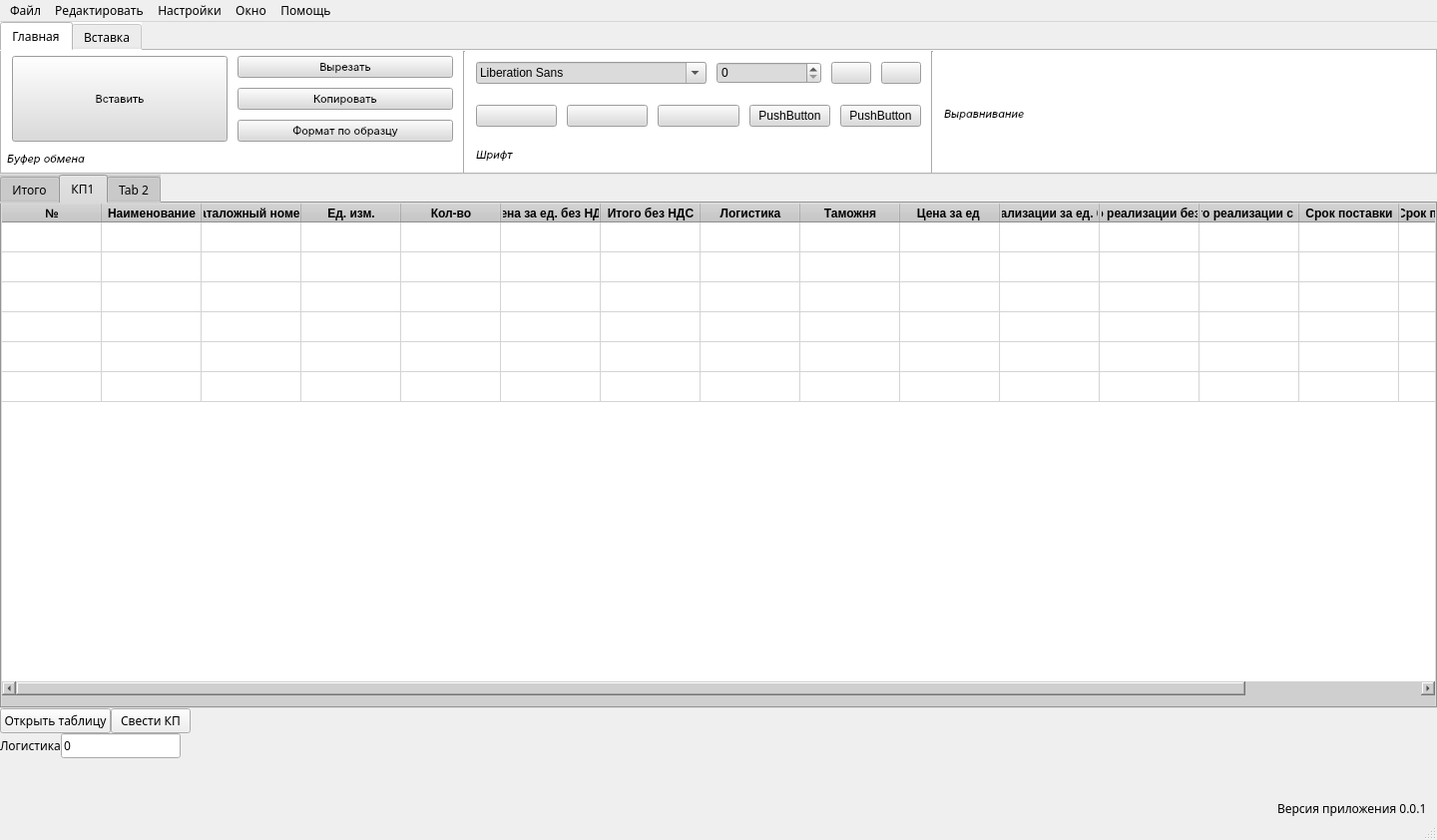
<?xml version="1.0" encoding="UTF-8"?>
<ui version="4.0">
 <class>MainWindow</class>
 <widget class="QMainWindow" name="MainWindow">
  <property name="geometry">
   <rect>
    <x>0</x>
    <y>0</y>
    <width>1440</width>
    <height>842</height>
   </rect>
  </property>
  <property name="sizePolicy">
   <sizepolicy hsizetype="Expanding" vsizetype="Expanding">
    <horstretch>0</horstretch>
    <verstretch>0</verstretch>
   </sizepolicy>
  </property>
  <property name="font">
   <font>
    <family>Gadugi</family>
   </font>
  </property>
  <property name="windowTitle">
   <string>Автоматизация подготовки коммерческих предложений</string>
  </property>
  <property name="autoFillBackground">
   <bool>true</bool>
  </property>
  <property name="styleSheet">
   <string notr="true"/>
  </property>
  <widget class="QWidget" name="centralwidget">
   <property name="sizePolicy">
    <sizepolicy hsizetype="Expanding" vsizetype="Expanding">
     <horstretch>0</horstretch>
     <verstretch>0</verstretch>
    </sizepolicy>
   </property>
   <layout class="QVBoxLayout" name="verticalLayout">
    <property name="spacing">
     <number>0</number>
    </property>
    <property name="leftMargin">
     <number>0</number>
    </property>
    <property name="topMargin">
     <number>0</number>
    </property>
    <property name="rightMargin">
     <number>0</number>
    </property>
    <property name="bottomMargin">
     <number>0</number>
    </property>
    <item>
     <layout class="QHBoxLayout" name="horizontalLayout_3">
      <property name="topMargin">
       <number>0</number>
      </property>
     </layout>
    </item>
    <item>
     <widget class="QTabWidget" name="EditMenu_2">
      <property name="sizePolicy">
       <sizepolicy hsizetype="Expanding" vsizetype="Minimum">
        <horstretch>0</horstretch>
        <verstretch>0</verstretch>
       </sizepolicy>
      </property>
      <property name="minimumSize">
       <size>
        <width>1440</width>
        <height>117</height>
       </size>
      </property>
      <property name="styleSheet">
       <string notr="true">background-color: #ffffff;


</string>
      </property>
      <property name="currentIndex">
       <number>0</number>
      </property>
      <widget class="QWidget" name="MainTab">
       <property name="sizePolicy">
        <sizepolicy hsizetype="Preferred" vsizetype="Maximum">
         <horstretch>0</horstretch>
         <verstretch>0</verstretch>
        </sizepolicy>
       </property>
       <property name="minimumSize">
        <size>
         <width>0</width>
         <height>0</height>
        </size>
       </property>
       <attribute name="title">
        <string>Главная</string>
       </attribute>
       <layout class="QHBoxLayout" name="horizontalLayout_4">
        <property name="spacing">
         <number>10</number>
        </property>
        <property name="leftMargin">
         <number>5</number>
        </property>
        <property name="topMargin">
         <number>0</number>
        </property>
        <property name="rightMargin">
         <number>5</number>
        </property>
        <property name="bottomMargin">
         <number>0</number>
        </property>
        <item>
         <layout class="QVBoxLayout" name="VLayoutBuffer">
          <property name="bottomMargin">
           <number>5</number>
          </property>
          <item>
           <layout class="QHBoxLayout" name="horizontalLayout_5">
            <property name="leftMargin">
             <number>5</number>
            </property>
            <property name="topMargin">
             <number>5</number>
            </property>
            <item>
             <widget class="QPushButton" name="pushButton_2">
              <property name="enabled">
               <bool>true</bool>
              </property>
              <property name="sizePolicy">
               <sizepolicy hsizetype="Preferred" vsizetype="Minimum">
                <horstretch>0</horstretch>
                <verstretch>0</verstretch>
               </sizepolicy>
              </property>
              <property name="font">
               <font>
                <family>SF Pro Text</family>
                <pointsize>8</pointsize>
               </font>
              </property>
              <property name="styleSheet">
               <string notr="true">background-color: #dbdbdb;</string>
              </property>
              <property name="text">
               <string>Вставить</string>
              </property>
              <property name="icon">
               <iconset theme="QIcon::ThemeIcon::EditPaste">
                <normaloff>.</normaloff>.</iconset>
              </property>
              <property name="flat">
               <bool>false</bool>
              </property>
             </widget>
            </item>
            <item>
             <layout class="QVBoxLayout" name="verticalLayout_7">
              <item>
               <widget class="QPushButton" name="pushButton_5">
                <property name="sizePolicy">
                 <sizepolicy hsizetype="Minimum" vsizetype="Fixed">
                  <horstretch>0</horstretch>
                  <verstretch>0</verstretch>
                 </sizepolicy>
                </property>
                <property name="font">
                 <font>
                  <family>SF Pro Text</family>
                  <pointsize>8</pointsize>
                 </font>
                </property>
                <property name="styleSheet">
                 <string notr="true">background-color: #dbdbdb;</string>
                </property>
                <property name="text">
                 <string>Вырезать</string>
                </property>
                <property name="icon">
                 <iconset theme="QIcon::ThemeIcon::EditCut">
                  <normaloff>.</normaloff>.</iconset>
                </property>
               </widget>
              </item>
              <item>
               <widget class="QPushButton" name="pushButton_4">
                <property name="sizePolicy">
                 <sizepolicy hsizetype="Minimum" vsizetype="Fixed">
                  <horstretch>0</horstretch>
                  <verstretch>0</verstretch>
                 </sizepolicy>
                </property>
                <property name="font">
                 <font>
                  <family>SF Pro Text</family>
                  <pointsize>8</pointsize>
                 </font>
                </property>
                <property name="styleSheet">
                 <string notr="true">background-color: #dbdbdb;</string>
                </property>
                <property name="text">
                 <string>Копировать</string>
                </property>
                <property name="icon">
                 <iconset theme="QIcon::ThemeIcon::EditCopy">
                  <normaloff>.</normaloff>.</iconset>
                </property>
               </widget>
              </item>
              <item>
               <widget class="QPushButton" name="pushButton_3">
                <property name="sizePolicy">
                 <sizepolicy hsizetype="Minimum" vsizetype="Fixed">
                  <horstretch>0</horstretch>
                  <verstretch>0</verstretch>
                 </sizepolicy>
                </property>
                <property name="font">
                 <font>
                  <family>SF Pro Text</family>
                  <pointsize>8</pointsize>
                 </font>
                </property>
                <property name="styleSheet">
                 <string notr="true">background-color: #dbdbdb;</string>
                </property>
                <property name="text">
                 <string>Формат по образцу</string>
                </property>
               </widget>
              </item>
             </layout>
            </item>
           </layout>
          </item>
          <item>
           <widget class="QLabel" name="label">
            <property name="sizePolicy">
             <sizepolicy hsizetype="Preferred" vsizetype="Fixed">
              <horstretch>0</horstretch>
              <verstretch>0</verstretch>
             </sizepolicy>
            </property>
            <property name="font">
             <font>
              <family>SF Pro Text</family>
              <pointsize>8</pointsize>
              <weight>50</weight>
              <italic>true</italic>
              <bold>false</bold>
              <stylestrategy>PreferAntialias</stylestrategy>
             </font>
            </property>
            <property name="text">
             <string>Буфер обмена</string>
            </property>
            <property name="scaledContents">
             <bool>false</bool>
            </property>
           </widget>
          </item>
         </layout>
        </item>
        <item>
         <widget class="Line" name="line">
          <property name="sizePolicy">
           <sizepolicy hsizetype="Fixed" vsizetype="Minimum">
            <horstretch>0</horstretch>
            <verstretch>0</verstretch>
           </sizepolicy>
          </property>
          <property name="orientation">
           <enum>Qt::Vertical</enum>
          </property>
         </widget>
        </item>
        <item>
         <layout class="QVBoxLayout" name="verticalLayout_6">
          <property name="sizeConstraint">
           <enum>QLayout::SetDefaultConstraint</enum>
          </property>
          <item>
           <layout class="QVBoxLayout" name="verticalLayout_8">
            <property name="sizeConstraint">
             <enum>QLayout::SetDefaultConstraint</enum>
            </property>
            <item>
             <layout class="QHBoxLayout" name="horizontalLayout_6">
              <property name="sizeConstraint">
               <enum>QLayout::SetDefaultConstraint</enum>
              </property>
              <item>
               <widget class="QFontComboBox" name="fontComboBox">
                <property name="styleSheet">
                 <string notr="true">background-color: #dbdbdb;</string>
                </property>
               </widget>
              </item>
              <item>
               <widget class="QSpinBox" name="spinBox">
                <property name="styleSheet">
                 <string notr="true">background-color: #dbdbdb;</string>
                </property>
               </widget>
              </item>
              <item>
               <widget class="QPushButton" name="pushButton_6">
                <property name="sizePolicy">
                 <sizepolicy hsizetype="Fixed" vsizetype="Fixed">
                  <horstretch>0</horstretch>
                  <verstretch>0</verstretch>
                 </sizepolicy>
                </property>
                <property name="styleSheet">
                 <string notr="true">background-color: #dbdbdb;</string>
                </property>
                <property name="text">
                 <string/>
                </property>
                <property name="icon">
                 <iconset theme="QIcon::ThemeIcon::ListAdd">
                  <normaloff>.</normaloff>.</iconset>
                </property>
               </widget>
              </item>
              <item>
               <widget class="QPushButton" name="pushButton_7">
                <property name="sizePolicy">
                 <sizepolicy hsizetype="Fixed" vsizetype="Fixed">
                  <horstretch>0</horstretch>
                  <verstretch>0</verstretch>
                 </sizepolicy>
                </property>
                <property name="styleSheet">
                 <string notr="true">background-color: #dbdbdb;</string>
                </property>
                <property name="text">
                 <string/>
                </property>
                <property name="icon">
                 <iconset theme="QIcon::ThemeIcon::ListRemove">
                  <normaloff>.</normaloff>.</iconset>
                </property>
               </widget>
              </item>
             </layout>
            </item>
           </layout>
          </item>
          <item>
           <layout class="QHBoxLayout" name="horizontalLayout_7">
            <property name="sizeConstraint">
             <enum>QLayout::SetDefaultConstraint</enum>
            </property>
            <item>
             <widget class="QPushButton" name="pushButton_10">
              <property name="styleSheet">
               <string notr="true">background-color: #dbdbdb;</string>
              </property>
              <property name="text">
               <string/>
              </property>
              <property name="icon">
               <iconset theme="QIcon::ThemeIcon::FormatTextBold">
                <normaloff>.</normaloff>.</iconset>
              </property>
             </widget>
            </item>
            <item>
             <widget class="QPushButton" name="pushButton_9">
              <property name="styleSheet">
               <string notr="true">background-color: #dbdbdb;</string>
              </property>
              <property name="text">
               <string/>
              </property>
              <property name="icon">
               <iconset theme="QIcon::ThemeIcon::FormatTextItalic">
                <normaloff>.</normaloff>.</iconset>
              </property>
             </widget>
            </item>
            <item>
             <widget class="QPushButton" name="pushButton_11">
              <property name="styleSheet">
               <string notr="true">background-color: #dbdbdb;</string>
              </property>
              <property name="text">
               <string/>
              </property>
              <property name="icon">
               <iconset theme="QIcon::ThemeIcon::FormatTextUnderline">
                <normaloff>.</normaloff>.</iconset>
              </property>
             </widget>
            </item>
            <item>
             <widget class="QPushButton" name="pushButton_12">
              <property name="styleSheet">
               <string notr="true">background-color: #dbdbdb;</string>
              </property>
              <property name="text">
               <string>PushButton</string>
              </property>
             </widget>
            </item>
            <item>
             <widget class="QPushButton" name="pushButton_8">
              <property name="styleSheet">
               <string notr="true">background-color: #dbdbdb;</string>
              </property>
              <property name="text">
               <string>PushButton</string>
              </property>
             </widget>
            </item>
           </layout>
          </item>
          <item>
           <widget class="QLabel" name="label_3">
            <property name="sizePolicy">
             <sizepolicy hsizetype="Preferred" vsizetype="Maximum">
              <horstretch>0</horstretch>
              <verstretch>0</verstretch>
             </sizepolicy>
            </property>
            <property name="font">
             <font>
              <family>SF Pro Text</family>
              <pointsize>8</pointsize>
              <italic>true</italic>
             </font>
            </property>
            <property name="text">
             <string>Шрифт</string>
            </property>
           </widget>
          </item>
         </layout>
        </item>
        <item>
         <widget class="Line" name="line_2">
          <property name="orientation">
           <enum>Qt::Vertical</enum>
          </property>
         </widget>
        </item>
        <item>
         <layout class="QVBoxLayout" name="verticalLayout_9">
          <property name="spacing">
           <number>0</number>
          </property>
          <property name="sizeConstraint">
           <enum>QLayout::SetDefaultConstraint</enum>
          </property>
          <item>
           <layout class="QVBoxLayout" name="verticalLayout_11">
            <item>
             <layout class="QHBoxLayout" name="horizontalLayout_13"/>
            </item>
            <item>
             <layout class="QHBoxLayout" name="horizontalLayout_9">
              <property name="bottomMargin">
               <number>4</number>
              </property>
             </layout>
            </item>
           </layout>
          </item>
          <item>
           <widget class="QLabel" name="label_4">
            <property name="sizePolicy">
             <sizepolicy hsizetype="Preferred" vsizetype="Minimum">
              <horstretch>0</horstretch>
              <verstretch>0</verstretch>
             </sizepolicy>
            </property>
            <property name="font">
             <font>
              <family>SF Pro Text</family>
              <pointsize>8</pointsize>
              <italic>true</italic>
             </font>
            </property>
            <property name="text">
             <string>Выравнивание</string>
            </property>
           </widget>
          </item>
         </layout>
        </item>
        <item>
         <layout class="QVBoxLayout" name="verticalLayout_5">
          <property name="sizeConstraint">
           <enum>QLayout::SetDefaultConstraint</enum>
          </property>
         </layout>
        </item>
        <item>
         <layout class="QVBoxLayout" name="verticalLayout_10">
          <property name="sizeConstraint">
           <enum>QLayout::SetDefaultConstraint</enum>
          </property>
         </layout>
        </item>
        <item>
         <spacer name="horizontalSpacer_3">
          <property name="orientation">
           <enum>Qt::Vertical</enum>
          </property>
          <property name="sizeHint" stdset="0">
           <size>
            <width>40</width>
            <height>20</height>
           </size>
          </property>
         </spacer>
        </item>
       </layout>
      </widget>
      <widget class="QWidget" name="tab_5">
       <attribute name="title">
        <string>Вставка</string>
       </attribute>
      </widget>
     </widget>
    </item>
    <item>
     <widget class="QTabWidget" name="tabWidget">
      <property name="sizePolicy">
       <sizepolicy hsizetype="Expanding" vsizetype="Expanding">
        <horstretch>0</horstretch>
        <verstretch>0</verstretch>
       </sizepolicy>
      </property>
      <property name="styleSheet">
       <string notr="true">background-color: #cfcfcf;</string>
      </property>
      <property name="currentIndex">
       <number>1</number>
      </property>
      <widget class="QWidget" name="tab_3">
       <attribute name="title">
        <string>Итого</string>
       </attribute>
       <layout class="QVBoxLayout" name="verticalLayout_4">
        <item>
         <widget class="QTableWidget" name="tableWidget_3"/>
        </item>
       </layout>
      </widget>
      <widget class="QWidget" name="tab">
       <property name="sizePolicy">
        <sizepolicy hsizetype="Preferred" vsizetype="Minimum">
         <horstretch>0</horstretch>
         <verstretch>0</verstretch>
        </sizepolicy>
       </property>
       <property name="maximumSize">
        <size>
         <width>16777215</width>
         <height>493</height>
        </size>
       </property>
       <attribute name="title">
        <string>КП1</string>
       </attribute>
       <layout class="QVBoxLayout" name="verticalLayout_2">
        <property name="spacing">
         <number>0</number>
        </property>
        <property name="leftMargin">
         <number>0</number>
        </property>
        <property name="topMargin">
         <number>0</number>
        </property>
        <property name="rightMargin">
         <number>0</number>
        </property>
        <property name="bottomMargin">
         <number>0</number>
        </property>
        <item>
         <widget class="QTableWidget" name="KpTable">
          <property name="sizePolicy">
           <sizepolicy hsizetype="Preferred" vsizetype="Preferred">
            <horstretch>0</horstretch>
            <verstretch>0</verstretch>
           </sizepolicy>
          </property>
          <property name="styleSheet">
           <string notr="true">QTableWidget{
background-color: white;
}
QHeaderView::section {
    background-color: #c9c9c9;
    color: black;
    font-weight: bold;
}
QHeaderView::section:checked {
    background-color: #495057;
}

QHeaderView::section:hover {
    background-color: #495057;
}
QTableWidget::item:nth-child(even) {
    background-color: #f8f9fa;
}

QTableWidget::item:nth-child(odd) {
    background-color: white;
}
QTableWidget::item:hover {
    background-color: #e3f2fd;
}
QTableWidget::item:selected {
    background-color: #007bff;
    color: black;
}</string>
          </property>
          <property name="frameShape">
           <enum>QFrame::NoFrame</enum>
          </property>
          <property name="sizeAdjustPolicy">
           <enum>QAbstractScrollArea::AdjustIgnored</enum>
          </property>
          <property name="tabKeyNavigation">
           <bool>true</bool>
          </property>
          <property name="showDropIndicator" stdset="0">
           <bool>true</bool>
          </property>
          <property name="showGrid">
           <bool>true</bool>
          </property>
          <property name="gridStyle">
           <enum>Qt::SolidLine</enum>
          </property>
          <property name="sortingEnabled">
           <bool>false</bool>
          </property>
          <attribute name="horizontalHeaderVisible">
           <bool>true</bool>
          </attribute>
          <attribute name="horizontalHeaderCascadingSectionResizes">
           <bool>false</bool>
          </attribute>
          <attribute name="horizontalHeaderHighlightSections">
           <bool>true</bool>
          </attribute>
          <attribute name="verticalHeaderVisible">
           <bool>false</bool>
          </attribute>
          <row>
           <property name="text">
            <string/>
           </property>
          </row>
          <row>
           <property name="text">
            <string/>
           </property>
          </row>
          <row>
           <property name="text">
            <string/>
           </property>
          </row>
          <row>
           <property name="text">
            <string/>
           </property>
          </row>
          <row>
           <property name="text">
            <string/>
           </property>
          </row>
          <row>
           <property name="text">
            <string/>
           </property>
          </row>
          <column>
           <property name="text">
            <string>№</string>
           </property>
          </column>
          <column>
           <property name="text">
            <string>Наименование</string>
           </property>
           <property name="font">
            <font>
             <family>SF Pro Text</family>
             <weight>50</weight>
             <bold>false</bold>
            </font>
           </property>
          </column>
          <column>
           <property name="text">
            <string>Каталожный номер </string>
           </property>
           <property name="font">
            <font>
             <family>SF Pro Text</family>
             <weight>50</weight>
             <bold>false</bold>
            </font>
           </property>
          </column>
          <column>
           <property name="text">
            <string>Ед. изм.</string>
           </property>
           <property name="font">
            <font>
             <family>SF Pro Text</family>
             <pointsize>8</pointsize>
            </font>
           </property>
          </column>
          <column>
           <property name="text">
            <string>Кол-во</string>
           </property>
           <property name="font">
            <font>
             <family>SF Pro Text</family>
             <pointsize>8</pointsize>
            </font>
           </property>
          </column>
          <column>
           <property name="text">
            <string>Цена за ед. без НДС</string>
           </property>
          </column>
          <column>
           <property name="text">
            <string>Итого без НДС</string>
           </property>
          </column>
          <column>
           <property name="text">
            <string>Логистика</string>
           </property>
          </column>
          <column>
           <property name="text">
            <string>Таможня</string>
           </property>
          </column>
          <column>
           <property name="text">
            <string>Цена за ед </string>
           </property>
          </column>
          <column>
           <property name="text">
            <string>Цена реализации за ед. без НДС</string>
           </property>
          </column>
          <column>
           <property name="text">
            <string>Итого реализации без НДС</string>
           </property>
          </column>
          <column>
           <property name="text">
            <string>Итого реализации с НДС</string>
           </property>
          </column>
          <column>
           <property name="text">
            <string>Срок поставки</string>
           </property>
          </column>
          <column>
           <property name="text">
            <string>Срок поставщика</string>
           </property>
          </column>
          <column>
           <property name="text">
            <string>Новый столбец</string>
           </property>
          </column>
         </widget>
        </item>
       </layout>
      </widget>
      <widget class="QWidget" name="tab_2">
       <attribute name="title">
        <string>Tab 2</string>
       </attribute>
       <layout class="QVBoxLayout" name="verticalLayout_3">
        <item>
         <widget class="QTableWidget" name="tableWidget_2"/>
        </item>
       </layout>
      </widget>
     </widget>
    </item>
    <item>
     <layout class="QHBoxLayout" name="horizontalLayout_2">
      <item>
       <widget class="QPushButton" name="openTableButton">
        <property name="text">
         <string>Открыть таблицу</string>
        </property>
       </widget>
      </item>
      <item>
       <widget class="QPushButton" name="pushButton">
        <property name="text">
         <string>Свести КП</string>
        </property>
       </widget>
      </item>
      <item>
       <spacer name="horizontalSpacer_2">
        <property name="orientation">
         <enum>Qt::Horizontal</enum>
        </property>
        <property name="sizeHint" stdset="0">
         <size>
          <width>40</width>
          <height>20</height>
         </size>
        </property>
       </spacer>
      </item>
     </layout>
    </item>
    <item>
     <layout class="QHBoxLayout" name="horizontalLayout_8">
      <property name="topMargin">
       <number>0</number>
      </property>
      <item>
       <widget class="QLabel" name="label_5">
        <property name="text">
         <string>Логистика</string>
        </property>
       </widget>
      </item>
      <item>
       <widget class="QLineEdit" name="logisticNum">
        <property name="sizePolicy">
         <sizepolicy hsizetype="Preferred" vsizetype="Fixed">
          <horstretch>0</horstretch>
          <verstretch>0</verstretch>
         </sizepolicy>
        </property>
        <property name="minimumSize">
         <size>
          <width>120</width>
          <height>0</height>
         </size>
        </property>
        <property name="text">
         <string>0</string>
        </property>
        <property name="placeholderText">
         <string>Число</string>
        </property>
        <property name="clearButtonEnabled">
         <bool>false</bool>
        </property>
       </widget>
      </item>
      <item>
       <spacer name="horizontalSpacer_4">
        <property name="orientation">
         <enum>Qt::Horizontal</enum>
        </property>
        <property name="sizeHint" stdset="0">
         <size>
          <width>40</width>
          <height>20</height>
         </size>
        </property>
       </spacer>
      </item>
     </layout>
    </item>
    <item>
     <spacer name="verticalSpacer">
      <property name="orientation">
       <enum>Qt::Vertical</enum>
      </property>
      <property name="sizeType">
       <enum>QSizePolicy::Fixed</enum>
      </property>
      <property name="sizeHint" stdset="0">
       <size>
        <width>20</width>
        <height>40</height>
       </size>
      </property>
     </spacer>
    </item>
    <item>
     <layout class="QHBoxLayout" name="horizontalLayout">
      <property name="rightMargin">
       <number>10</number>
      </property>
      <item>
       <spacer name="horizontalSpacer">
        <property name="orientation">
         <enum>Qt::Horizontal</enum>
        </property>
        <property name="sizeHint" stdset="0">
         <size>
          <width>40</width>
          <height>20</height>
         </size>
        </property>
       </spacer>
      </item>
      <item>
       <widget class="QLabel" name="label_2">
        <property name="text">
         <string>Версия приложения 0.0.1</string>
        </property>
       </widget>
      </item>
     </layout>
    </item>
   </layout>
  </widget>
  <widget class="QMenuBar" name="menubar">
   <property name="geometry">
    <rect>
     <x>0</x>
     <y>0</y>
     <width>1440</width>
     <height>21</height>
    </rect>
   </property>
   <property name="defaultUp">
    <bool>false</bool>
   </property>
   <widget class="QMenu" name="FileMenu">
    <property name="tearOffEnabled">
     <bool>false</bool>
    </property>
    <property name="title">
     <string>Файл</string>
    </property>
    <addaction name="action_1"/>
    <addaction name="action"/>
   </widget>
   <widget class="QMenu" name="EditMenu">
    <property name="title">
     <string>Редактировать</string>
    </property>
    <addaction name="editTableButton"/>
    <addaction name="editParamsButton"/>
   </widget>
   <widget class="QMenu" name="SettingsMenu">
    <property name="title">
     <string>Настройки</string>
    </property>
   </widget>
   <widget class="QMenu" name="WindowMenu">
    <property name="title">
     <string>Окно</string>
    </property>
   </widget>
   <widget class="QMenu" name="HelpMenu">
    <property name="title">
     <string>Помощь</string>
    </property>
   </widget>
   <addaction name="FileMenu"/>
   <addaction name="EditMenu"/>
   <addaction name="SettingsMenu"/>
   <addaction name="WindowMenu"/>
   <addaction name="HelpMenu"/>
  </widget>
  <widget class="QStatusBar" name="statusbar"/>
  <action name="action_1">
   <property name="text">
    <string>Окрыть КП1</string>
   </property>
  </action>
  <action name="action">
   <property name="text">
    <string>Сформировать</string>
   </property>
  </action>
  <action name="editTableButton">
   <property name="text">
    <string>Редактировать в таблице</string>
   </property>
  </action>
  <action name="editParamsButton">
   <property name="text">
    <string>Редактировать переменные</string>
   </property>
  </action>
 </widget>
 <resources/>
 <connections/>
</ui>
